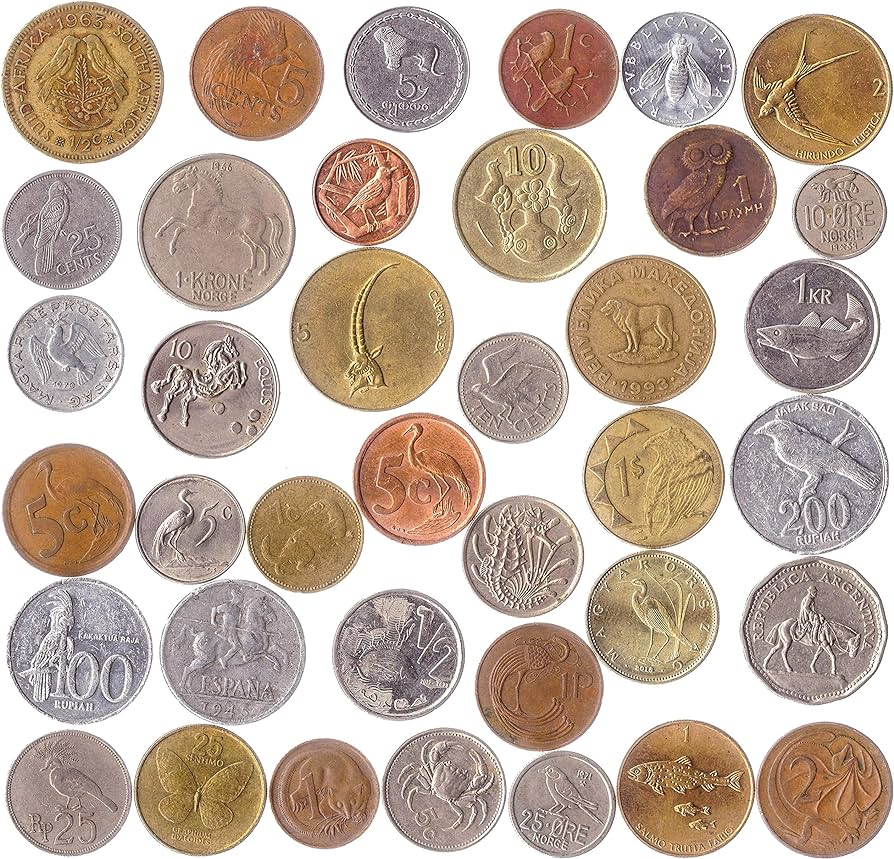
#> input picture Python/Monedas.jpg, 894 x 859 px, given in place of the camera
$ python ObjectDetect.py
#> lines starting #> are read from the running program, lines starting #| are printed output that depends on the picture; after the words box and inside, x2 and y2 are one past the last pixel; in counts of white or black regions, pixels touching at a corner belong together
#Importando la librería de opencv
import cv2

#Abriendo comunicación con la cámara
cap = cv2.VideoCapture(0)
while True:
    # Tomando captura
    res, frame =  cap.read()
#> frame is the input picture: shape (859, 894, 3); mean B, G, R 161.7, 175.3, 193.6

    if res:
        # Mostrar imagen
        cv2.imshow('Imagen Original', frame)
        # Convertir a escala de grises
        gris = cv2.cvtColor(frame, cv2.COLOR_BGR2GRAY)
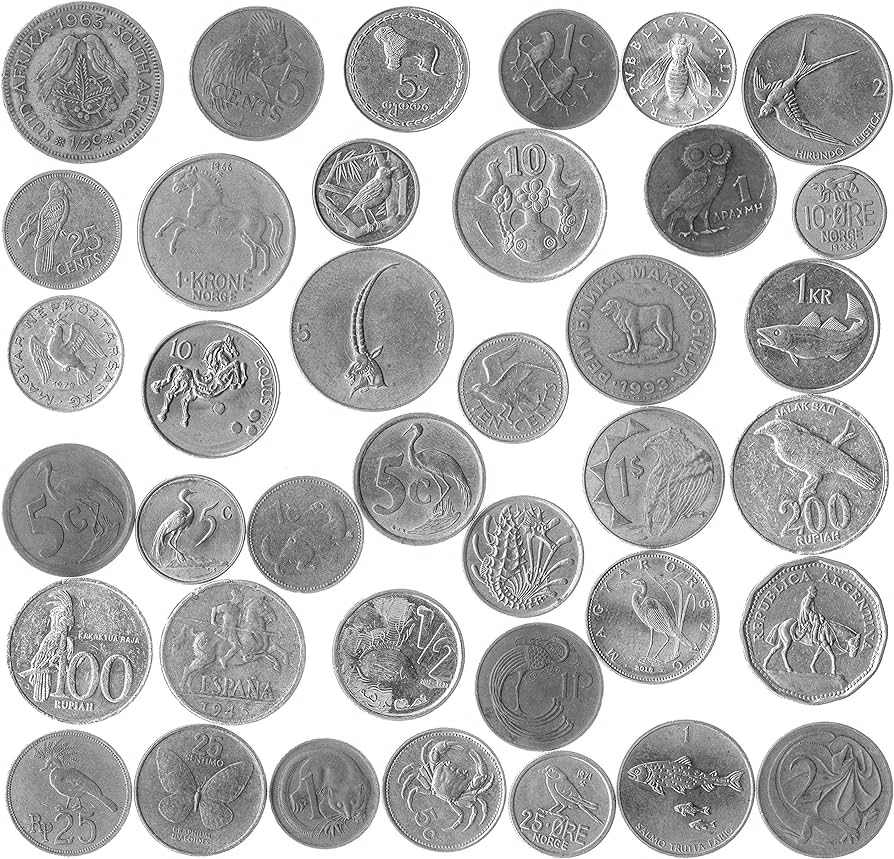
#> gris: shape (859, 894); min 1, max 255, mean 179.2
        # Aplicar desenfoque Gaussiano
        desenfoque = cv2.GaussianBlur(gris, (5, 5), 0)
        # Detección de bordes Canny
        bordes = cv2.Canny(desenfoque, 10, 150)
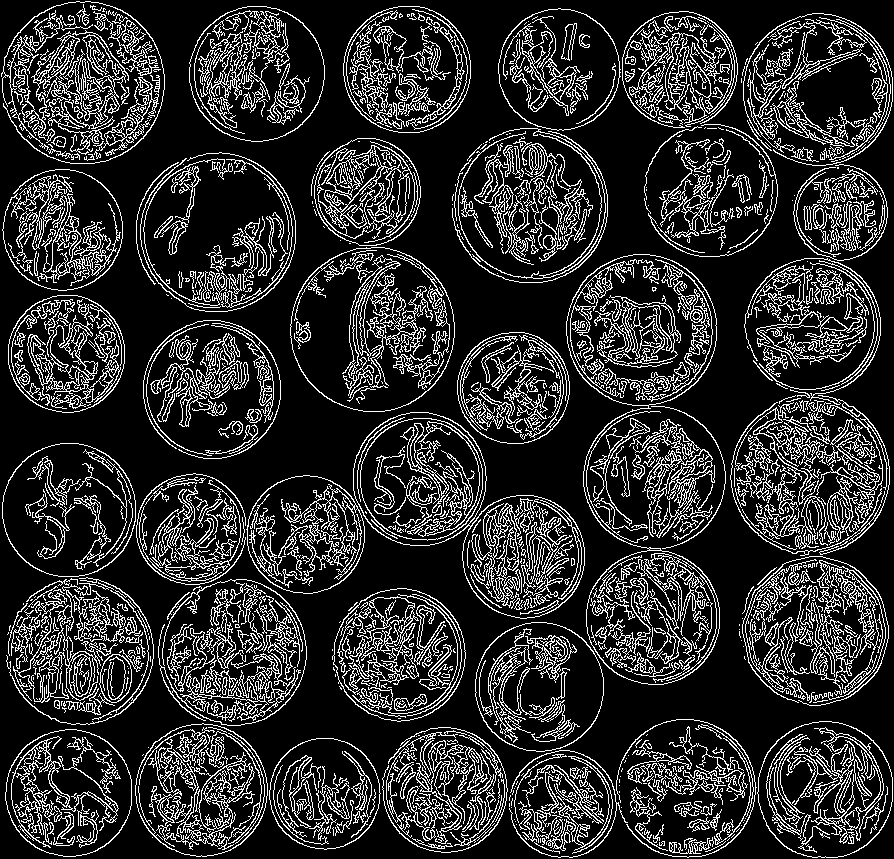
#> bordes: shape (859, 894); 18% white in thin lines or dots
        # Encontrar contornos
        contornos, jerarquia = cv2.findContours(bordes, cv2.RETR_TREE, cv2.CHAIN_APPROX_SIMPLE)
#> contornos = 2768 contours, 1866 with area under 20; largest, box (x1, y1, x2, y2) and area: (566, 254, 720, 685) 31983, (353, 412, 585, 619) 25768, (290, 247, 455, 412) 21184, (290, 247, 455, 412) 21044, (566, 254, 717, 406) 17720; jerarquia = 2768 rows, first 6: [1, -1, -1, -1], [2, 0, -1, -1], [3, 1, -1, -1], [4, 2, -1, -1], [6, 3, 5, -1], [-1, -1, -1, 4]
        contornos_superiores = [contorno for i, contorno in enumerate(contornos) if jerarquia[0][i][3] == -1]
#> contornos_superiores = 683 contours, 463 with area under 20; largest, box (x1, y1, x2, y2) and area: (566, 254, 720, 685) 31983, (353, 412, 585, 619) 25768, (290, 247, 455, 412) 21184, (757, 721, 893, 858) 14610, (189, 6, 325, 142) 14336
        # Dibujar contornos
        cv2.drawContours(frame, contornos_superiores, -1, (0, 255, 0), 3)
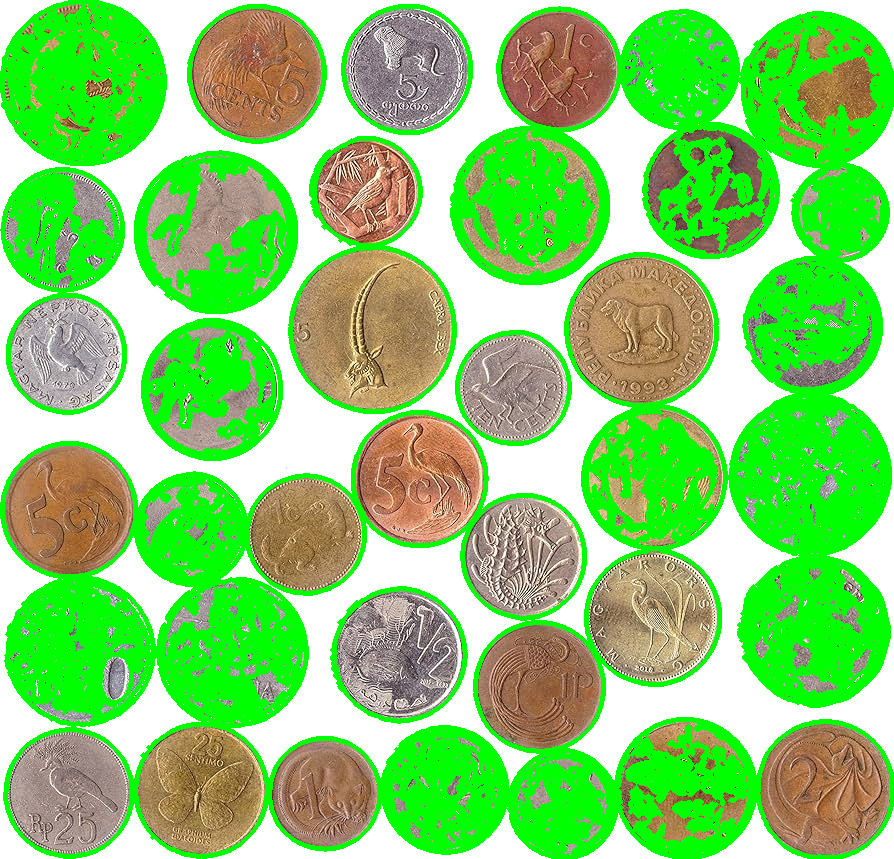
#> frame: shape (859, 894, 3); mean B, G, R 109.9, 208.2, 132
        print(len(contornos))
#| 2768
        # Mostrar resultados
        cv2.imshow('Objetos Detectados', frame)
    keyp = cv2.waitKey(1)
#> (key q is pressed here)
    if keyp == ord('q') or keyp == ord('Q'):
        break
cap.release()
cv2.destroyAllWindows()
